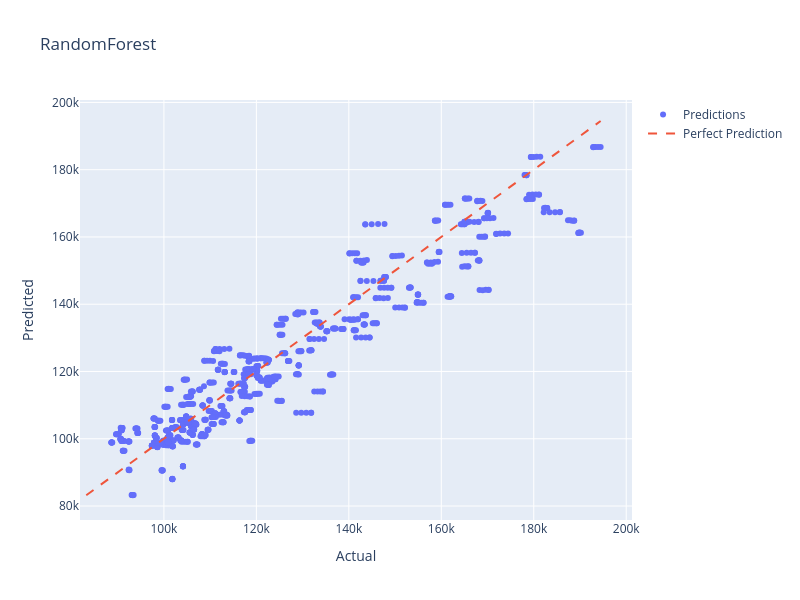

Notebook cell for this chart:
### Code cell
model = RandomForestRegressor(max_depth=10, min_samples_leaf=2, min_samples_split=5,
                      n_estimators=400)
model.fit(X_train_prepared, y_train)

y_pred = model.predict(X_test_prepared)

model_results(y_test, y_pred, 'RandomForest')

### Figure 1 — Plotly figure (JSON) as saved in the notebook; plotly's stock layout.template omitted (floating-point values rounded to 4 significant figures; data arrays with more than 128 entries replaced by an {"elided": "..."} marker saying what was removed)
{"data": [{"mode": "markers", "name": "Predictions", "type": "scatter", "x": {"elided": "1000 float values"}, "y": {"elided": "1000 float values"}}, {"line": {"dash": "dash"}, "mode": "lines", "name": "Perfect Prediction", "type": "scatter", "x": [83200.0, 194472], "y": [83200.0, 194472]}], "layout": {"height": 600, "title": {"text": "RandomForest"}, "width": 800, "xaxis": {"title": {"text": "Actual"}}, "yaxis": {"title": {"text": "Predicted"}}}}
